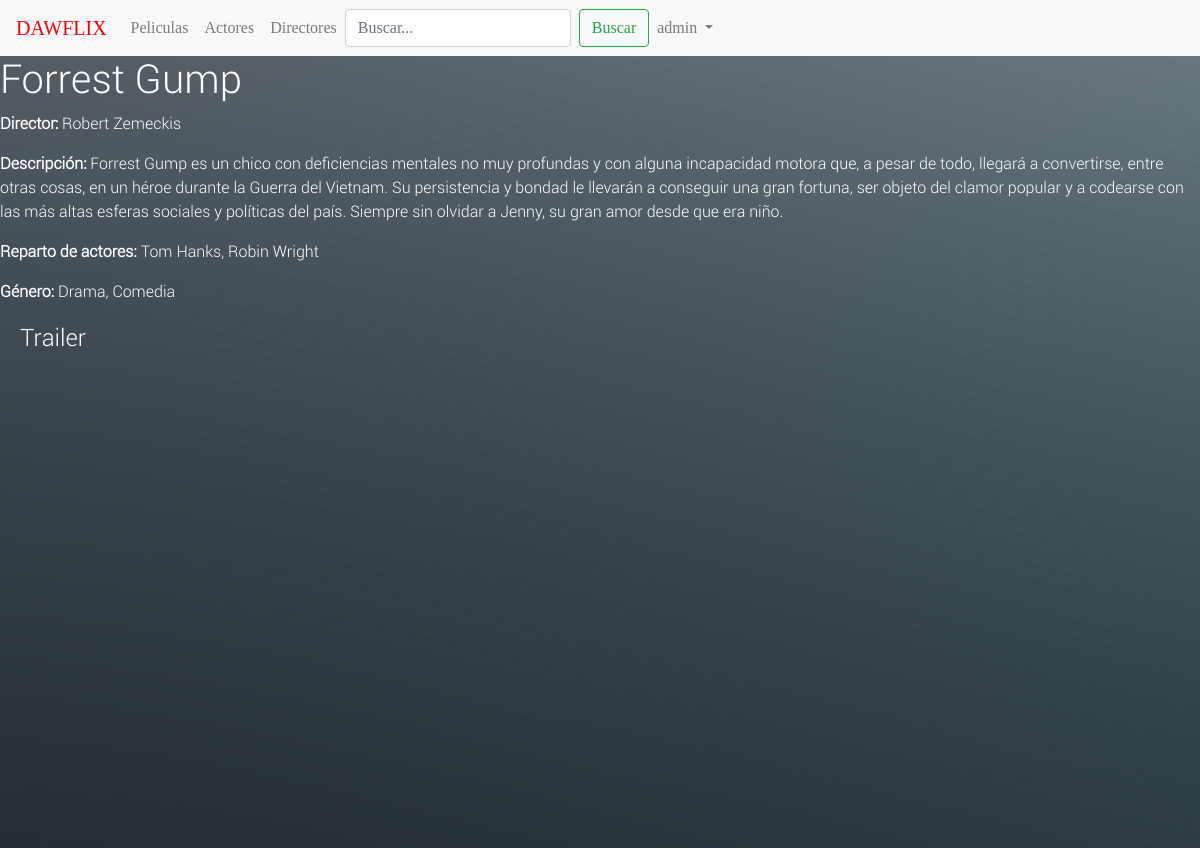
Screenshot of /videoclub/pelicula/22 (signed in) with the database file from the repository.
### videoclub/models.py (models this page shows, shortened)
class Pelicula(models.Model):
    titulo = models.CharField(max_length=200, blank=False, default="")
    url = models.CharField(max_length=200, blank=False, default="")
    descripcion = models.TextField(max_length=1000, default="", help_text="Introduce una descripcion para la película")
    año = models.DateField(null=True, blank=True)
    models.DateField(null=True, blank=True)
    director = models.ForeignKey(Persona, related_name='director',on_delete=models.SET_NULL, null=True)
    reparto = models.ManyToManyField(Persona)
    urlPortada = models.CharField(max_length=200, default="")
    genero = models.ManyToManyField(Genero, help_text="Selecciona un género para esta pelicula")
    valoracion = models.PositiveIntegerField(help_text="Valor de 0-100")
    def get_url(self):
        return self.url

class Persona(models.Model):
    nombre = models.CharField(max_length=100, default="")
    date_of_birth = models.DateField(null=True, blank=True)
    date_of_death = models.DateField('Died', null=True, blank=True)
    esDirector = models.CharField(max_length=2, default="no",help_text="si/no , en minusculas todo")
    urlFoto = models.CharField(max_length=200, blank=False, default="https://www.w3schools.com/css/img_avatar.png")
    def __str__(self):
        return self.nombre

class Genero(models.Model):
    name = models.CharField(max_length=200, help_text="Introduzca un género de película")
    def __str__(self):
        return self.name

### videoclub/views.py (the view)
# urls.py: url(r'^pelicula/(?P<pk>\d+)$', views.PeliculaDetailView.as_view(), name='pelicula-detalle'),
class PeliculaDetailView(LoginRequiredMixin, generic.DetailView):
    model = Pelicula

### videoclub/templates/videoclub/pelicula_detail.html
{% extends "base.html" %}
{% block content %}
  <h1>{{ pelicula.titulo }}</h1>
  <p><strong>Director:</strong> {{ pelicula.director }}</p>
  <p><strong>Descripción:</strong> {{ pelicula.descripcion }} </p>
  <p><strong>Reparto de actores:</strong> {% for reparto in pelicula.reparto.all %} {{ reparto }}{% if not forloop.last %}, {% endif %}{% endfor %}
  <p><strong>Género:</strong> {% for genero in pelicula.genero.all %} {{ genero }}{% if not forloop.last %}, {% endif %}{% endfor %}</p>
  <div style="margin-left:20px;margin-top:20px">
    <h4>Trailer</h4>
    <iframe width="720" height="480" src="{{ pelicula.get_url }}" frameborder="0" allow="autoplay; encrypted-media" allowfullscreen></iframe>
  </div>
{% endblock %}

### videoclub/templates/base.html (shortened to what this page needs)
{% load staticfiles %}
<!DOCTYPE html>
<html lang="en">
<head>
  <link rel="stylesheet" href="https://maxcdn.bootstrapcdn.com/bootstrap/4.0.0/css/bootstrap.min.css"
>
  <link rel="stylesheet" type="text/css" href="{% static 'styles.css' %}" />
  {% load static %}
  <link rel="stylesheet" href="{% static 'css/styles.css' %}">
</head>
<body>
  <nav class="navbar navbar-expand-lg navbar-light bg-light">
    <a class="navbar-brand DAWFLIX" href="/">DAWFLIX</a>
    <div class="collapse navbar-collapse" id="navbarSupportedContent">
      <ul class="navbar-nav mr-auto">
        <li class="nav-item">
          <a class="nav-link" href="{% url 'peliculas' %}">Peliculas</a>
        </li>
        <li class="nav-item">
          <a class="nav-link" href="{% url 'actores' %}">Actores</a>
        </li>
        <li class="nav-item">
          <a class="nav-link" href="{% url 'directores' %}">Directores</a>
        </li>
        <form class="form-inline my-2 my-lg-0" action="{% url 'search' %}" method="get">
          <input class="form-control mr-sm-2" type="search" placeholder="Buscar..." aria-label="Search" name="q">
          <button class="btn btn-outline-success my-2 my-sm-0" type="submit" value="Search">Buscar</button>
        </form>
        <div class="pull-right">
        <li class="nav-item dropdown">
          {% if user.is_authenticated %}
          <a class="nav-link dropdown-toggle" href="#" id="navbarDropdown" role="button" data-toggle="dropdown" aria-haspopup="true"
            aria-expanded="false">
            {{ user.get_username }}
          </a>
          {% else %}
          <li class="nav-item">
            <a href="{% url 'login'%}" role="button" class="nav-link" aria-haspopup="true" aria-expanded="false">Iniciar sesión</a>
          </li>
          {% endif %}
        </li>
        </div>
      </ul>
    </div>
  </nav>
  {% block content %}{% endblock %}
</body>
</html>

### videoclub/static/styles.css (style rules this page uses)
body { background: url('fondoLogin.jpg'); color: #fff; font-family: RobotoLight; }
nav { font-family: LemonMilklight; }
.DAWFLIX { color:red !important; }
li { list-style-type: none; }

### rows the page displays
Pelicula: titulo "Forrest Gump", director "Robert Zemeckis", descripcion "Forrest Gump es un chico con deficiencias mentales no muy profundas y con alguna incapacidad motora que, a pesar de todo, llegará a convertirse, entre otras cosas, en un héroe durante la Guerra del Vietnam. Su persistencia y bondad le llevarán a conseguir una gran fortuna, ser objeto del clamor popular y a codearse con las más altas esferas sociales y políticas del país. Siempre sin olvidar a Jenny, su gran amor desde que era niño."
Persona: nombre "Tom Hanks"
Persona: nombre "Robin Wright"
Genero: name "Drama"
Genero: name "Comedia"

### other values shown
{{ user.get_username }} "admin"
